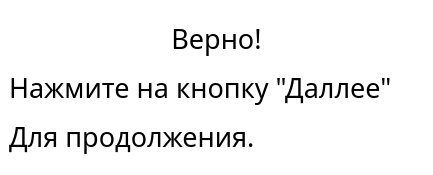
<?xml version="1.0" encoding="UTF-8"?>
<ui version="4.0">
 <class>MainWindow</class>
 <widget class="QMainWindow" name="MainWindow">
  <property name="geometry">
   <rect>
    <x>0</x>
    <y>0</y>
    <width>433</width>
    <height>175</height>
   </rect>
  </property>
  <property name="windowTitle">
   <string>Information</string>
  </property>
  <property name="windowIcon">
   <iconset resource="../image/resource_rc.qrc">
    <normaloff>:/recurce/icon.png</normaloff>:/recurce/icon.png</iconset>
  </property>
  <widget class="QWidget" name="centralwidget">
   <property name="styleSheet">
    <string notr="true">background-color: rgb(255, 255, 255);</string>
   </property>
   <layout class="QVBoxLayout" name="verticalLayout">
    <item>
     <widget class="QLabel" name="label">
      <property name="font">
       <font>
        <family>PT Sans</family>
        <pointsize>20</pointsize>
       </font>
      </property>
      <property name="styleSheet">
       <string notr="true"/>
      </property>
      <property name="text">
       <string>&lt;html&gt;&lt;head/&gt;&lt;body&gt;&lt;p align=&quot;center&quot;&gt;Верно!&lt;/p&gt;&lt;p&gt;Нажмите на кнопку &amp;quot;Даллее&amp;quot;&lt;/p&gt;&lt;p&gt;Для продолжения.&lt;/p&gt;&lt;/body&gt;&lt;/html&gt;</string>
      </property>
     </widget>
    </item>
   </layout>
  </widget>
 </widget>
 <resources>
  <include location="../image/resource_rc.qrc"/>
 </resources>
 <connections/>
</ui>
